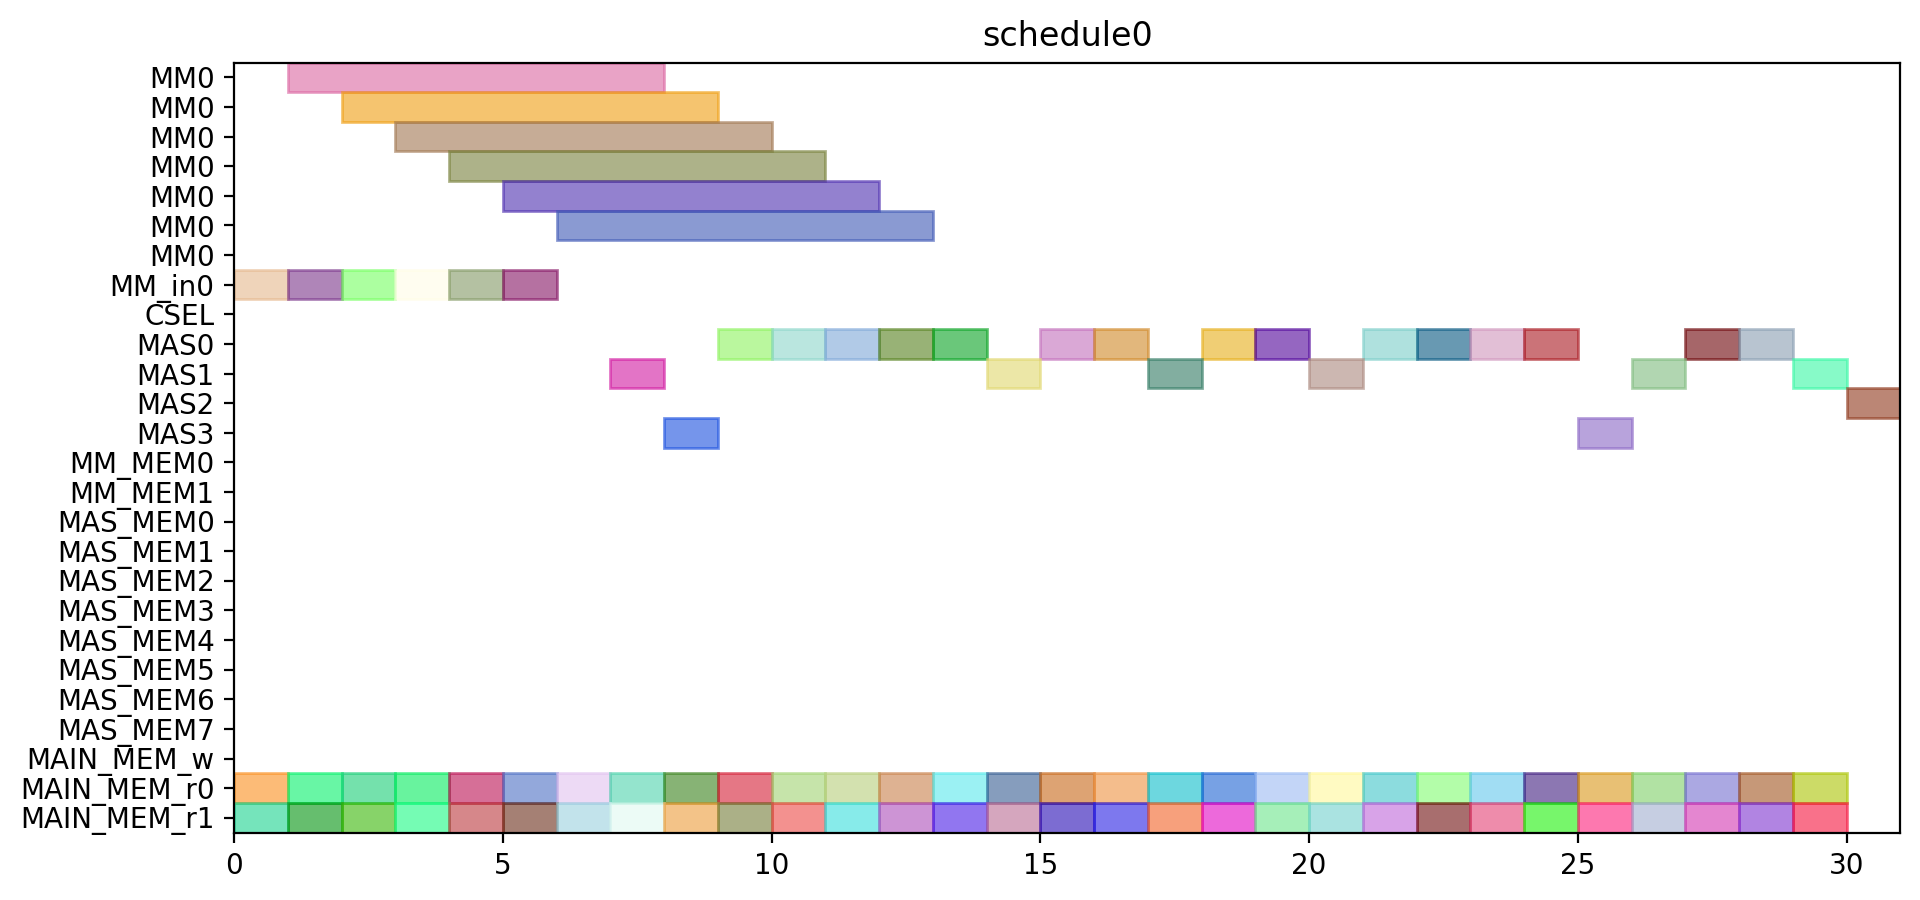

Generate this figure with Python:
from pyschedule import Scenario, solvers, plotters, alt


def solve():
	horizon = 149
	S = Scenario("schedule0", horizon=horizon)

	# resource
	MM = S.Resources('MM', num=1, size=7)
	MM_in = S.Resources('MM_in', num=1)
	CSEL = S.Resource('CSEL')
	MAS = S.Resources('MAS', num=4, size=1, periods=range(1, horizon))
	MM_MEM = S.Resources('MM_MEM', num=2)
	MAS_MEM = S.Resources('MAS_MEM', num=8)
	MAIN_MEM_w = S.Resource('MAIN_MEM_w', size=1)
	MAIN_MEM_r = S.Resources('MAIN_MEM_r', num=2)

	# result of previous scheduling

	# new tasks
	d_t0_a1_0 = S.Task('d_t0_a1_0', length=1, delay_cost=1)
	d_t0_a1_0 += alt(MAS)
	d_t0_a1_0_mem0 = S.Task('d_t0_a1_0_mem0', length=1, delay_cost=1)
	d_t0_a1_0_mem0 += MAIN_MEM_r[0]
	S += d_t0_a1_0_mem0 <= d_t0_a1_0

	d_t0_a1_0_mem1 = S.Task('d_t0_a1_0_mem1', length=1, delay_cost=1)
	d_t0_a1_0_mem1 += MAIN_MEM_r[1]
	S += d_t0_a1_0_mem1 <= d_t0_a1_0

	d_t0_a1_1 = S.Task('d_t0_a1_1', length=1, delay_cost=1)
	d_t0_a1_1 += alt(MAS)
	d_t0_a1_1_mem0 = S.Task('d_t0_a1_1_mem0', length=1, delay_cost=1)
	d_t0_a1_1_mem0 += MAIN_MEM_r[0]
	S += d_t0_a1_1_mem0 <= d_t0_a1_1

	d_t0_a1_1_mem1 = S.Task('d_t0_a1_1_mem1', length=1, delay_cost=1)
	d_t0_a1_1_mem1 += MAIN_MEM_r[1]
	S += d_t0_a1_1_mem1 <= d_t0_a1_1

	d_t0_t10 = S.Task('d_t0_t10', length=1, delay_cost=1)
	d_t0_t10 += alt(MAS)
	d_t0_t10_mem0 = S.Task('d_t0_t10_mem0', length=1, delay_cost=1)
	d_t0_t10_mem0 += MAIN_MEM_r[0]
	S += d_t0_t10_mem0 <= d_t0_t10

	d_t0_t10_mem1 = S.Task('d_t0_t10_mem1', length=1, delay_cost=1)
	d_t0_t10_mem1 += MAIN_MEM_r[1]
	S += d_t0_t10_mem1 <= d_t0_t10

	d_t0_t11 = S.Task('d_t0_t11', length=1, delay_cost=1)
	d_t0_t11 += alt(MAS)
	d_t0_t11_mem0 = S.Task('d_t0_t11_mem0', length=1, delay_cost=1)
	d_t0_t11_mem0 += MAIN_MEM_r[0]
	S += d_t0_t11_mem0 <= d_t0_t11

	d_t0_t11_mem1 = S.Task('d_t0_t11_mem1', length=1, delay_cost=1)
	d_t0_t11_mem1 += MAIN_MEM_r[1]
	S += d_t0_t11_mem1 <= d_t0_t11

	d_t0_t3_t0 = S.Task('d_t0_t3_t0', length=7, delay_cost=1)
	d_t0_t3_t0 += alt(MM)
	d_t0_t3_t0_in = S.Task('d_t0_t3_t0_in', length=1, delay_cost=1)
	d_t0_t3_t0_in += alt(MM_in)
	S += d_t0_t3_t0_in*MM_in[0]<=d_t0_t3_t0*MM[0]
	d_t0_t3_t0_mem0 = S.Task('d_t0_t3_t0_mem0', length=1, delay_cost=1)
	d_t0_t3_t0_mem0 += MAIN_MEM_r[0]
	S += d_t0_t3_t0_mem0 <= d_t0_t3_t0

	d_t0_t3_t0_mem1 = S.Task('d_t0_t3_t0_mem1', length=1, delay_cost=1)
	d_t0_t3_t0_mem1 += MAIN_MEM_r[1]
	S += d_t0_t3_t0_mem1 <= d_t0_t3_t0

	d_t0_t3_t1 = S.Task('d_t0_t3_t1', length=7, delay_cost=1)
	d_t0_t3_t1 += alt(MM)
	d_t0_t3_t1_in = S.Task('d_t0_t3_t1_in', length=1, delay_cost=1)
	d_t0_t3_t1_in += alt(MM_in)
	S += d_t0_t3_t1_in*MM_in[0]<=d_t0_t3_t1*MM[0]
	d_t0_t3_t1_mem0 = S.Task('d_t0_t3_t1_mem0', length=1, delay_cost=1)
	d_t0_t3_t1_mem0 += MAIN_MEM_r[0]
	S += d_t0_t3_t1_mem0 <= d_t0_t3_t1

	d_t0_t3_t1_mem1 = S.Task('d_t0_t3_t1_mem1', length=1, delay_cost=1)
	d_t0_t3_t1_mem1 += MAIN_MEM_r[1]
	S += d_t0_t3_t1_mem1 <= d_t0_t3_t1

	d_t0_t3_t2 = S.Task('d_t0_t3_t2', length=1, delay_cost=1)
	d_t0_t3_t2 += alt(MAS)
	d_t0_t3_t2_mem0 = S.Task('d_t0_t3_t2_mem0', length=1, delay_cost=1)
	d_t0_t3_t2_mem0 += MAIN_MEM_r[0]
	S += d_t0_t3_t2_mem0 <= d_t0_t3_t2

	d_t0_t3_t2_mem1 = S.Task('d_t0_t3_t2_mem1', length=1, delay_cost=1)
	d_t0_t3_t2_mem1 += MAIN_MEM_r[1]
	S += d_t0_t3_t2_mem1 <= d_t0_t3_t2

	d_t0_t3_t3 = S.Task('d_t0_t3_t3', length=1, delay_cost=1)
	d_t0_t3_t3 += alt(MAS)
	d_t0_t3_t3_mem0 = S.Task('d_t0_t3_t3_mem0', length=1, delay_cost=1)
	d_t0_t3_t3_mem0 += MAIN_MEM_r[0]
	S += d_t0_t3_t3_mem0 <= d_t0_t3_t3

	d_t0_t3_t3_mem1 = S.Task('d_t0_t3_t3_mem1', length=1, delay_cost=1)
	d_t0_t3_t3_mem1 += MAIN_MEM_r[1]
	S += d_t0_t3_t3_mem1 <= d_t0_t3_t3

	d_t1_a1_0 = S.Task('d_t1_a1_0', length=1, delay_cost=1)
	d_t1_a1_0 += alt(MAS)
	d_t1_a1_0_mem0 = S.Task('d_t1_a1_0_mem0', length=1, delay_cost=1)
	d_t1_a1_0_mem0 += MAIN_MEM_r[0]
	S += d_t1_a1_0_mem0 <= d_t1_a1_0

	d_t1_a1_0_mem1 = S.Task('d_t1_a1_0_mem1', length=1, delay_cost=1)
	d_t1_a1_0_mem1 += MAIN_MEM_r[1]
	S += d_t1_a1_0_mem1 <= d_t1_a1_0

	d_t1_a1_1 = S.Task('d_t1_a1_1', length=1, delay_cost=1)
	d_t1_a1_1 += alt(MAS)
	d_t1_a1_1_mem0 = S.Task('d_t1_a1_1_mem0', length=1, delay_cost=1)
	d_t1_a1_1_mem0 += MAIN_MEM_r[0]
	S += d_t1_a1_1_mem0 <= d_t1_a1_1

	d_t1_a1_1_mem1 = S.Task('d_t1_a1_1_mem1', length=1, delay_cost=1)
	d_t1_a1_1_mem1 += MAIN_MEM_r[1]
	S += d_t1_a1_1_mem1 <= d_t1_a1_1

	d_t1_t10 = S.Task('d_t1_t10', length=1, delay_cost=1)
	d_t1_t10 += alt(MAS)
	d_t1_t10_mem0 = S.Task('d_t1_t10_mem0', length=1, delay_cost=1)
	d_t1_t10_mem0 += MAIN_MEM_r[0]
	S += d_t1_t10_mem0 <= d_t1_t10

	d_t1_t10_mem1 = S.Task('d_t1_t10_mem1', length=1, delay_cost=1)
	d_t1_t10_mem1 += MAIN_MEM_r[1]
	S += d_t1_t10_mem1 <= d_t1_t10

	d_t1_t11 = S.Task('d_t1_t11', length=1, delay_cost=1)
	d_t1_t11 += alt(MAS)
	d_t1_t11_mem0 = S.Task('d_t1_t11_mem0', length=1, delay_cost=1)
	d_t1_t11_mem0 += MAIN_MEM_r[0]
	S += d_t1_t11_mem0 <= d_t1_t11

	d_t1_t11_mem1 = S.Task('d_t1_t11_mem1', length=1, delay_cost=1)
	d_t1_t11_mem1 += MAIN_MEM_r[1]
	S += d_t1_t11_mem1 <= d_t1_t11

	d_t1_t3_t0 = S.Task('d_t1_t3_t0', length=7, delay_cost=1)
	d_t1_t3_t0 += alt(MM)
	d_t1_t3_t0_in = S.Task('d_t1_t3_t0_in', length=1, delay_cost=1)
	d_t1_t3_t0_in += alt(MM_in)
	S += d_t1_t3_t0_in*MM_in[0]<=d_t1_t3_t0*MM[0]
	d_t1_t3_t0_mem0 = S.Task('d_t1_t3_t0_mem0', length=1, delay_cost=1)
	d_t1_t3_t0_mem0 += MAIN_MEM_r[0]
	S += d_t1_t3_t0_mem0 <= d_t1_t3_t0

	d_t1_t3_t0_mem1 = S.Task('d_t1_t3_t0_mem1', length=1, delay_cost=1)
	d_t1_t3_t0_mem1 += MAIN_MEM_r[1]
	S += d_t1_t3_t0_mem1 <= d_t1_t3_t0

	d_t1_t3_t1 = S.Task('d_t1_t3_t1', length=7, delay_cost=1)
	d_t1_t3_t1 += alt(MM)
	d_t1_t3_t1_in = S.Task('d_t1_t3_t1_in', length=1, delay_cost=1)
	d_t1_t3_t1_in += alt(MM_in)
	S += d_t1_t3_t1_in*MM_in[0]<=d_t1_t3_t1*MM[0]
	d_t1_t3_t1_mem0 = S.Task('d_t1_t3_t1_mem0', length=1, delay_cost=1)
	d_t1_t3_t1_mem0 += MAIN_MEM_r[0]
	S += d_t1_t3_t1_mem0 <= d_t1_t3_t1

	d_t1_t3_t1_mem1 = S.Task('d_t1_t3_t1_mem1', length=1, delay_cost=1)
	d_t1_t3_t1_mem1 += MAIN_MEM_r[1]
	S += d_t1_t3_t1_mem1 <= d_t1_t3_t1

	d_t1_t3_t2 = S.Task('d_t1_t3_t2', length=1, delay_cost=1)
	d_t1_t3_t2 += alt(MAS)
	d_t1_t3_t2_mem0 = S.Task('d_t1_t3_t2_mem0', length=1, delay_cost=1)
	d_t1_t3_t2_mem0 += MAIN_MEM_r[0]
	S += d_t1_t3_t2_mem0 <= d_t1_t3_t2

	d_t1_t3_t2_mem1 = S.Task('d_t1_t3_t2_mem1', length=1, delay_cost=1)
	d_t1_t3_t2_mem1 += MAIN_MEM_r[1]
	S += d_t1_t3_t2_mem1 <= d_t1_t3_t2

	d_t1_t3_t3 = S.Task('d_t1_t3_t3', length=1, delay_cost=1)
	d_t1_t3_t3 += alt(MAS)
	d_t1_t3_t3_mem0 = S.Task('d_t1_t3_t3_mem0', length=1, delay_cost=1)
	d_t1_t3_t3_mem0 += MAIN_MEM_r[0]
	S += d_t1_t3_t3_mem0 <= d_t1_t3_t3

	d_t1_t3_t3_mem1 = S.Task('d_t1_t3_t3_mem1', length=1, delay_cost=1)
	d_t1_t3_t3_mem1 += MAIN_MEM_r[1]
	S += d_t1_t3_t3_mem1 <= d_t1_t3_t3

	d_t2_a1_0 = S.Task('d_t2_a1_0', length=1, delay_cost=1)
	d_t2_a1_0 += alt(MAS)
	d_t2_a1_0_mem0 = S.Task('d_t2_a1_0_mem0', length=1, delay_cost=1)
	d_t2_a1_0_mem0 += MAIN_MEM_r[0]
	S += d_t2_a1_0_mem0 <= d_t2_a1_0

	d_t2_a1_0_mem1 = S.Task('d_t2_a1_0_mem1', length=1, delay_cost=1)
	d_t2_a1_0_mem1 += MAIN_MEM_r[1]
	S += d_t2_a1_0_mem1 <= d_t2_a1_0

	d_t2_a1_1 = S.Task('d_t2_a1_1', length=1, delay_cost=1)
	d_t2_a1_1 += alt(MAS)
	d_t2_a1_1_mem0 = S.Task('d_t2_a1_1_mem0', length=1, delay_cost=1)
	d_t2_a1_1_mem0 += MAIN_MEM_r[0]
	S += d_t2_a1_1_mem0 <= d_t2_a1_1

	d_t2_a1_1_mem1 = S.Task('d_t2_a1_1_mem1', length=1, delay_cost=1)
	d_t2_a1_1_mem1 += MAIN_MEM_r[1]
	S += d_t2_a1_1_mem1 <= d_t2_a1_1

	d_t2_t10 = S.Task('d_t2_t10', length=1, delay_cost=1)
	d_t2_t10 += alt(MAS)
	d_t2_t10_mem0 = S.Task('d_t2_t10_mem0', length=1, delay_cost=1)
	d_t2_t10_mem0 += MAIN_MEM_r[0]
	S += d_t2_t10_mem0 <= d_t2_t10

	d_t2_t10_mem1 = S.Task('d_t2_t10_mem1', length=1, delay_cost=1)
	d_t2_t10_mem1 += MAIN_MEM_r[1]
	S += d_t2_t10_mem1 <= d_t2_t10

	d_t2_t11 = S.Task('d_t2_t11', length=1, delay_cost=1)
	d_t2_t11 += alt(MAS)
	d_t2_t11_mem0 = S.Task('d_t2_t11_mem0', length=1, delay_cost=1)
	d_t2_t11_mem0 += MAIN_MEM_r[0]
	S += d_t2_t11_mem0 <= d_t2_t11

	d_t2_t11_mem1 = S.Task('d_t2_t11_mem1', length=1, delay_cost=1)
	d_t2_t11_mem1 += MAIN_MEM_r[1]
	S += d_t2_t11_mem1 <= d_t2_t11

	d_t2_t3_t0 = S.Task('d_t2_t3_t0', length=7, delay_cost=1)
	d_t2_t3_t0 += alt(MM)
	d_t2_t3_t0_in = S.Task('d_t2_t3_t0_in', length=1, delay_cost=1)
	d_t2_t3_t0_in += alt(MM_in)
	S += d_t2_t3_t0_in*MM_in[0]<=d_t2_t3_t0*MM[0]
	d_t2_t3_t0_mem0 = S.Task('d_t2_t3_t0_mem0', length=1, delay_cost=1)
	d_t2_t3_t0_mem0 += MAIN_MEM_r[0]
	S += d_t2_t3_t0_mem0 <= d_t2_t3_t0

	d_t2_t3_t0_mem1 = S.Task('d_t2_t3_t0_mem1', length=1, delay_cost=1)
	d_t2_t3_t0_mem1 += MAIN_MEM_r[1]
	S += d_t2_t3_t0_mem1 <= d_t2_t3_t0

	d_t2_t3_t1 = S.Task('d_t2_t3_t1', length=7, delay_cost=1)
	d_t2_t3_t1 += alt(MM)
	d_t2_t3_t1_in = S.Task('d_t2_t3_t1_in', length=1, delay_cost=1)
	d_t2_t3_t1_in += alt(MM_in)
	S += d_t2_t3_t1_in*MM_in[0]<=d_t2_t3_t1*MM[0]
	d_t2_t3_t1_mem0 = S.Task('d_t2_t3_t1_mem0', length=1, delay_cost=1)
	d_t2_t3_t1_mem0 += MAIN_MEM_r[0]
	S += d_t2_t3_t1_mem0 <= d_t2_t3_t1

	d_t2_t3_t1_mem1 = S.Task('d_t2_t3_t1_mem1', length=1, delay_cost=1)
	d_t2_t3_t1_mem1 += MAIN_MEM_r[1]
	S += d_t2_t3_t1_mem1 <= d_t2_t3_t1

	d_t2_t3_t2 = S.Task('d_t2_t3_t2', length=1, delay_cost=1)
	d_t2_t3_t2 += alt(MAS)
	d_t2_t3_t2_mem0 = S.Task('d_t2_t3_t2_mem0', length=1, delay_cost=1)
	d_t2_t3_t2_mem0 += MAIN_MEM_r[0]
	S += d_t2_t3_t2_mem0 <= d_t2_t3_t2

	d_t2_t3_t2_mem1 = S.Task('d_t2_t3_t2_mem1', length=1, delay_cost=1)
	d_t2_t3_t2_mem1 += MAIN_MEM_r[1]
	S += d_t2_t3_t2_mem1 <= d_t2_t3_t2

	d_t2_t3_t3 = S.Task('d_t2_t3_t3', length=1, delay_cost=1)
	d_t2_t3_t3 += alt(MAS)
	d_t2_t3_t3_mem0 = S.Task('d_t2_t3_t3_mem0', length=1, delay_cost=1)
	d_t2_t3_t3_mem0 += MAIN_MEM_r[0]
	S += d_t2_t3_t3_mem0 <= d_t2_t3_t3

	d_t2_t3_t3_mem1 = S.Task('d_t2_t3_t3_mem1', length=1, delay_cost=1)
	d_t2_t3_t3_mem1 += MAIN_MEM_r[1]
	S += d_t2_t3_t3_mem1 <= d_t2_t3_t3

	d_t3000 = S.Task('d_t3000', length=1, delay_cost=1)
	d_t3000 += alt(MAS)
	d_t3000_mem0 = S.Task('d_t3000_mem0', length=1, delay_cost=1)
	d_t3000_mem0 += MAIN_MEM_r[0]
	S += d_t3000_mem0 <= d_t3000

	d_t3000_mem1 = S.Task('d_t3000_mem1', length=1, delay_cost=1)
	d_t3000_mem1 += MAIN_MEM_r[1]
	S += d_t3000_mem1 <= d_t3000

	d_t3001 = S.Task('d_t3001', length=1, delay_cost=1)
	d_t3001 += alt(MAS)
	d_t3001_mem0 = S.Task('d_t3001_mem0', length=1, delay_cost=1)
	d_t3001_mem0 += MAIN_MEM_r[0]
	S += d_t3001_mem0 <= d_t3001

	d_t3001_mem1 = S.Task('d_t3001_mem1', length=1, delay_cost=1)
	d_t3001_mem1 += MAIN_MEM_r[1]
	S += d_t3001_mem1 <= d_t3001

	d_t3010 = S.Task('d_t3010', length=1, delay_cost=1)
	d_t3010 += alt(MAS)
	d_t3010_mem0 = S.Task('d_t3010_mem0', length=1, delay_cost=1)
	d_t3010_mem0 += MAIN_MEM_r[0]
	S += d_t3010_mem0 <= d_t3010

	d_t3010_mem1 = S.Task('d_t3010_mem1', length=1, delay_cost=1)
	d_t3010_mem1 += MAIN_MEM_r[1]
	S += d_t3010_mem1 <= d_t3010

	d_t3011 = S.Task('d_t3011', length=1, delay_cost=1)
	d_t3011 += alt(MAS)
	d_t3011_mem0 = S.Task('d_t3011_mem0', length=1, delay_cost=1)
	d_t3011_mem0 += MAIN_MEM_r[0]
	S += d_t3011_mem0 <= d_t3011

	d_t3011_mem1 = S.Task('d_t3011_mem1', length=1, delay_cost=1)
	d_t3011_mem1 += MAIN_MEM_r[1]
	S += d_t3011_mem1 <= d_t3011

	d_t4000 = S.Task('d_t4000', length=1, delay_cost=1)
	d_t4000 += alt(MAS)
	d_t4000_mem0 = S.Task('d_t4000_mem0', length=1, delay_cost=1)
	d_t4000_mem0 += MAIN_MEM_r[0]
	S += d_t4000_mem0 <= d_t4000

	d_t4000_mem1 = S.Task('d_t4000_mem1', length=1, delay_cost=1)
	d_t4000_mem1 += MAIN_MEM_r[1]
	S += d_t4000_mem1 <= d_t4000

	d_t4001 = S.Task('d_t4001', length=1, delay_cost=1)
	d_t4001 += alt(MAS)
	d_t4001_mem0 = S.Task('d_t4001_mem0', length=1, delay_cost=1)
	d_t4001_mem0 += MAIN_MEM_r[0]
	S += d_t4001_mem0 <= d_t4001

	d_t4001_mem1 = S.Task('d_t4001_mem1', length=1, delay_cost=1)
	d_t4001_mem1 += MAIN_MEM_r[1]
	S += d_t4001_mem1 <= d_t4001

	solvers.mip.solve(S,msg=1,kind='CPLEX',ratio_gap=1.01)

	solution = [['hoge']*len(S.solution()[1]) for i in range(len(S.solution()))]
	for i in range(len(S.solution())):
		for j in range(len(S.solution()[i])):
			solution[i][j]=str(S.solution()[i][j])
	print(solution)

	cycles = int(solution[-1][3])

	pic_file_name = "/home/mfukuda/ABE/multiRAM_multiMAS_16mux/scheduling_result/stage7MM1_stage1MAS4/FP12_LADDERMUL/schedule0.png"
	if(S.solution() != []):
		plotters.matplotlib.plot(S,img_filename=pic_file_name, show_task_labels=False, fig_size=(cycles*0.25+3, 5))

	return solution
